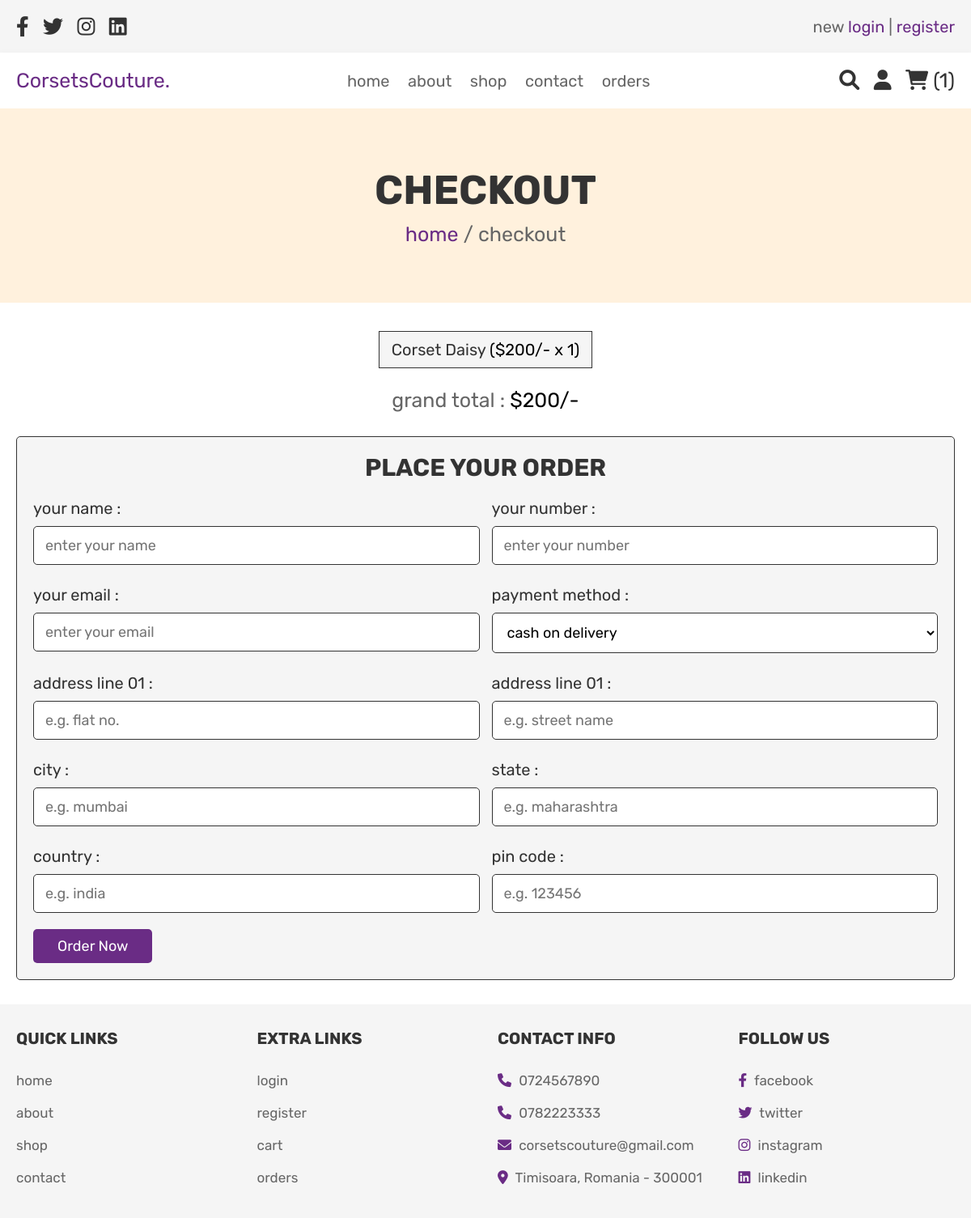
The page /checkout.php (signed in) on the database its author committed.
### tables this page shows
CREATE TABLE `cart` (
  `id` int(100) NOT NULL,
  `user_id` int(100) NOT NULL,
  `name` varchar(100) NOT NULL,
  `price` int(100) NOT NULL,
  `quantity` int(100) NOT NULL,
  `image` varchar(100) NOT NULL
);

### checkout.php (the view, shortened to what this page needs)
<?php
include 'config.php';
$user_id = $_SESSION['user_id'];
?>
<!DOCTYPE html>
<html lang="en">
<head>
   <link rel="stylesheet" href="https://cdnjs.cloudflare.com/ajax/libs/font-awesome/6.0.0/css/all.min.css">
   <link rel="stylesheet" href="css/style.css">
</head>
<body>
<?php include 'header.php'; ?>
<div class="heading">
   <h3>checkout</h3>
   <p> <a href="home.php">home</a> / checkout </p>
</div>
<section class="display-order">
   <?php
      $grand_total = 0;
      $select_cart = mysqli_query($conn, "SELECT * FROM `cart` WHERE user_id = '$user_id'") or die('query failed');
      if(mysqli_num_rows($select_cart) > 0){
         while($fetch_cart = mysqli_fetch_assoc($select_cart)){
            $total_price = ($fetch_cart['price'] * $fetch_cart['quantity']);
            $grand_total += $total_price;
   ?>
   <p> <?php echo $fetch_cart['name']; ?> <span>(<?php echo '$'.$fetch_cart['price'].'/-'.' x '. $fetch_cart['quantity']; ?>)</span> </p>
   <?php
      }
   }else{
      echo '<p class="empty">your cart is empty</p>';
   }
   ?>
   <div class="grand-total"> grand total : <span>$<?php echo $grand_total; ?>/-</span> </div>
</section>
<section class="checkout">
   <form action="" method="post">
      <h3>place your order</h3>
      <div class="flex">
         <div class="inputBox">
            <span>your name :</span>
            <input type="text" name="name" required placeholder="enter your name">
         </div>
         <div class="inputBox">
            <span>your number :</span>
            <input type="number" name="number" required placeholder="enter your number">
         </div>
         <div class="inputBox">
            <span>your email :</span>
            <input type="email" name="email" required placeholder="enter your email">
         </div>
         <div class="inputBox">
            <span>payment method :</span>
            <select name="method">
               <option value="cash on delivery">cash on delivery</option>
            </select>
         </div>
         <div class="inputBox">
            <span>address line 01 :</span>
            <input type="number" min="0" name="flat" required placeholder="e.g. flat no.">
         </div>
         <div class="inputBox">
            <span>address line 01 :</span>
            <input type="text" name="street" required placeholder="e.g. street name">
         </div>
         <div class="inputBox">
            <span>city :</span>
            <input type="text" name="city" required placeholder="e.g. mumbai">
         </div>
         <div class="inputBox">
            <span>state :</span>
            <input type="text" name="state" required placeholder="e.g. maharashtra">
         </div>
         <div class="inputBox">
            <span>country :</span>
            <input type="text" name="country" required placeholder="e.g. india">
         </div>
         <div class="inputBox">
            <span>pin code :</span>
            <input type="number" min="0" name="pin_code" required placeholder="e.g. 123456">
         </div>
      </div>
      <input type="submit" value="order now" class="btn" name="order_btn">
   </form>
</section>
<?php include 'footer.php'; ?>
</body>
</html>

### css/style.css (style rules this page uses)
:root { --purple:#6a2c85; --red:#000000; --orange:#f39c12; --black:#333; --white:#fff; --light-color:#666; --light-white:#ccc; --light-bg:#f5f5f5; --border:.1rem solid var(--black); --box-shadow:0 .5rem 1rem rgba(0,0,0,.1); }
* { font-family: 'Rubik', sans-serif; margin:0; padding:0; box-sizing: border-box; outline: none; border:none; text-decoration: none; transition:all .2s linear; }
html { font-size: 62.5%; overflow-x: hidden; }
section { padding:3rem 2rem; }
.btn, .option-btn, .delete-btn, .white-btn { display: inline-block; margin-top: 1rem; padding:1rem 3rem; cursor: pointer; color:var(--white); font-size: 1.8rem; border-radius: .5rem; text-transform: capitalize; }
.white-btn, .btn { background-color: var(--purple); }
.heading { min-height: 30vh; display: flex; flex-flow: column; align-items: center; justify-content: center; gap:1rem; background-color: rgb(255, 241, 221); background-size: cover; background-position: center; text-align: center; }
.heading h3 { font-size: 5rem; color:var(--black); text-transform: uppercase; }
.heading p { font-size: 2.5rem; color:var(--light-color); }
.heading p a { color:var(--purple); }
.display-order { max-width: 1200px; margin: 0 auto; text-align: center; padding-bottom: 0; }
.display-order p { background-color: var(--light-bg); color:var(--black); font-size: 2rem; padding:1rem 1.5rem; border:var(--border); display: inline-block; margin:.5rem; }
.display-order p span { color:var(--red); }
.display-order .grand-total { margin-top: 2rem; font-size: 2.5rem; color:var(--light-color); }
.display-order .grand-total span { color:var(--red); }
.checkout form { max-width: 1200px; padding:2rem; margin:0 auto; border:var(--border); background-color: var(--light-bg); border-radius: .5rem; }
.checkout form h3 { text-align: center; margin-bottom: 2rem; color:var(--black); text-transform: uppercase; font-size: 3rem; }
.checkout form .flex { display: flex; flex-wrap: wrap; gap:1.5rem; }
.checkout form .flex .inputBox { flex:1 1 40rem; }
.checkout form .flex span { font-size: 2rem; color:var(--black); }
.checkout form .flex select, .checkout form .flex input { border:var(--border); width: 100%; border-radius: .5rem; width: 100%; background-color: var(--white); padding:1.2rem 1.4rem; font-size: 1.8rem; margin:1rem 0; }

### rows shown on the page
cart: name "Corset Daisy", price "200", quantity "1"

### other values the page prints
$cart_rows_number "1"
$grand_total "200"
